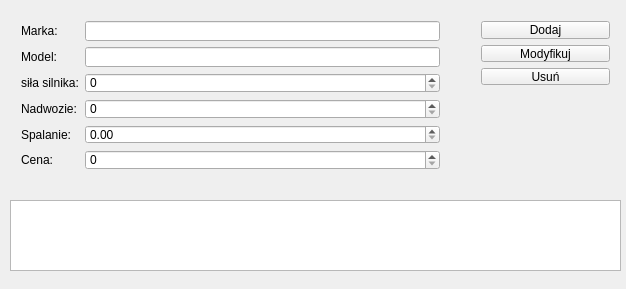
<?xml version="1.0" encoding="UTF-8"?>
<ui version="4.0">
 <class>QtAdminPanel</class>
 <widget class="QWidget" name="QtAdminPanel">
  <property name="geometry">
   <rect>
    <x>0</x>
    <y>0</y>
    <width>626</width>
    <height>289</height>
   </rect>
  </property>
  <property name="windowTitle">
   <string>QtAdminPanel</string>
  </property>
  <widget class="QWidget" name="formLayoutWidget">
   <property name="geometry">
    <rect>
     <x>10</x>
     <y>10</y>
     <width>441</width>
     <height>171</height>
    </rect>
   </property>
   <layout class="QFormLayout" name="formLayout">
    <item row="0" column="0">
     <widget class="QLabel" name="label">
      <property name="text">
       <string>Marka:</string>
      </property>
     </widget>
    </item>
    <item row="1" column="0">
     <widget class="QLabel" name="label_2">
      <property name="text">
       <string>Model:</string>
      </property>
     </widget>
    </item>
    <item row="2" column="0">
     <widget class="QLabel" name="label_3">
      <property name="text">
       <string>siła silnika:</string>
      </property>
     </widget>
    </item>
    <item row="3" column="0">
     <widget class="QLabel" name="label_4">
      <property name="text">
       <string>Nadwozie:</string>
      </property>
     </widget>
    </item>
    <item row="4" column="0">
     <widget class="QLabel" name="label_5">
      <property name="text">
       <string>Spalanie:</string>
      </property>
     </widget>
    </item>
    <item row="5" column="0">
     <widget class="QLabel" name="label_6">
      <property name="text">
       <string>Cena:</string>
      </property>
     </widget>
    </item>
    <item row="0" column="1">
     <widget class="QLineEdit" name="carBrandLineEdit"/>
    </item>
    <item row="1" column="1">
     <widget class="QLineEdit" name="carModelLineEdit"/>
    </item>
    <item row="2" column="1">
     <widget class="QSpinBox" name="enginePowerSpinBox"/>
    </item>
    <item row="3" column="1">
     <widget class="QSpinBox" name="carBodySpinBox"/>
    </item>
    <item row="5" column="1">
     <widget class="QSpinBox" name="carPricespinBox"/>
    </item>
    <item row="4" column="1">
     <widget class="QDoubleSpinBox" name="fuelConsumptionDoubleSpinBox"/>
    </item>
   </layout>
  </widget>
  <widget class="QWidget" name="verticalLayoutWidget">
   <property name="geometry">
    <rect>
     <x>470</x>
     <y>10</y>
     <width>151</width>
     <height>86</height>
    </rect>
   </property>
   <layout class="QVBoxLayout" name="verticalLayout">
    <item>
     <widget class="QPushButton" name="addPushButton">
      <property name="text">
       <string>Dodaj</string>
      </property>
     </widget>
    </item>
    <item>
     <widget class="QPushButton" name="modifyPushButton">
      <property name="text">
       <string>Modyfikuj</string>
      </property>
     </widget>
    </item>
    <item>
     <widget class="QPushButton" name="deletePushButton">
      <property name="text">
       <string>Usuń</string>
      </property>
     </widget>
    </item>
   </layout>
  </widget>
  <widget class="QListView" name="listView">
   <property name="geometry">
    <rect>
     <x>10</x>
     <y>200</y>
     <width>611</width>
     <height>71</height>
    </rect>
   </property>
  </widget>
 </widget>
 <layoutdefault spacing="6" margin="11"/>
 <resources/>
 <connections/>
</ui>
